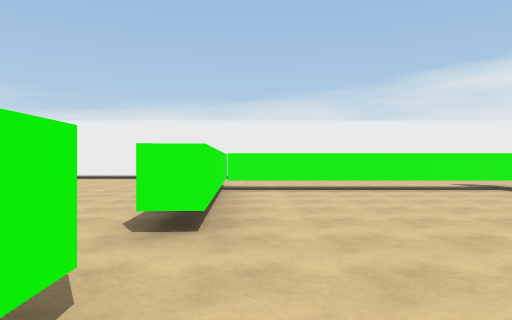
View 1 (above)

24 first-person views from a walk through a 3-D level made in the Unity game engine. The camera is 1.4 m above the floor, looks level and sees 70° across. The floor is counted in squares, 2 m on a side. Each view is taken from the middle of a square. On the plan, view 1 faces up. The plan holds only what a view shows up to about 11 squares ahead; the rest is blank. The place goes on beyond the plan. The player character is not drawn. Surface patterns are stand-ins for the level's own textures.

View 2
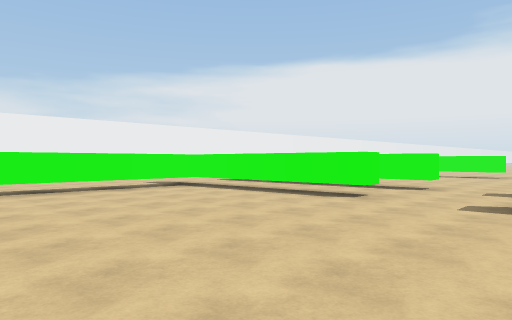

View 3
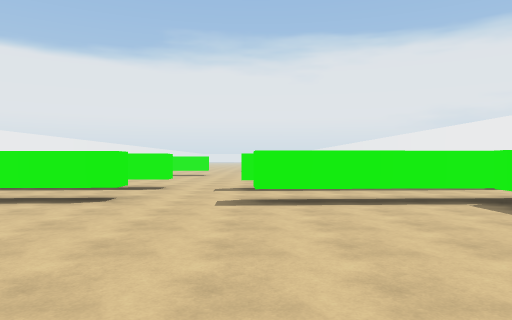

View 4
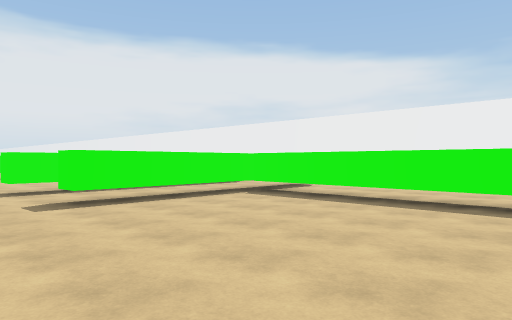

View 5
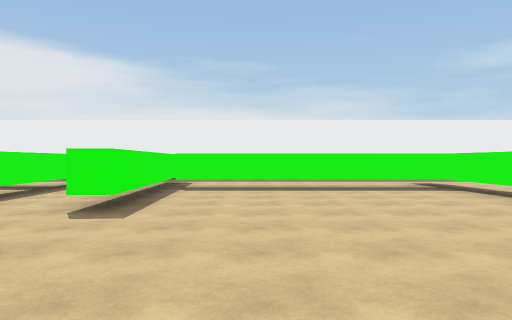

View 6
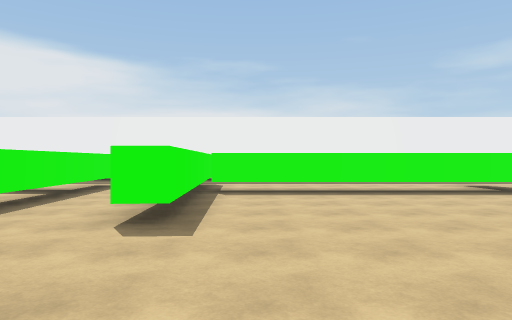

View 7
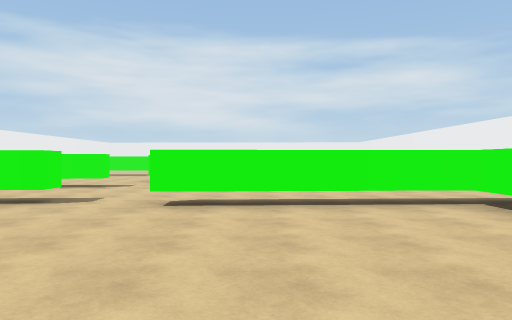

View 8
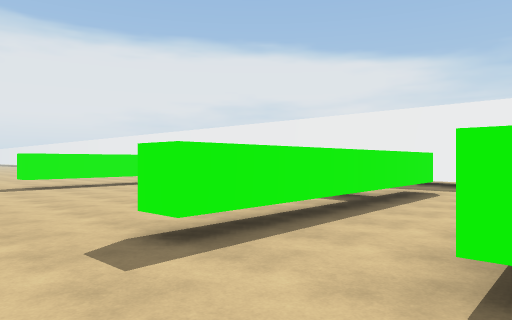

View 9
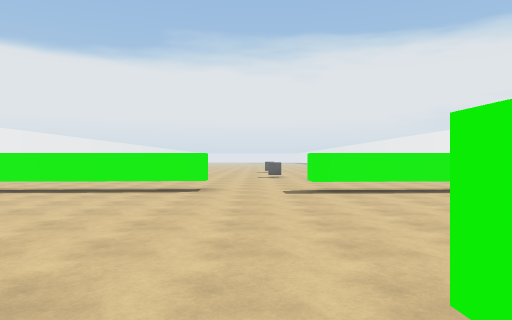

View 10
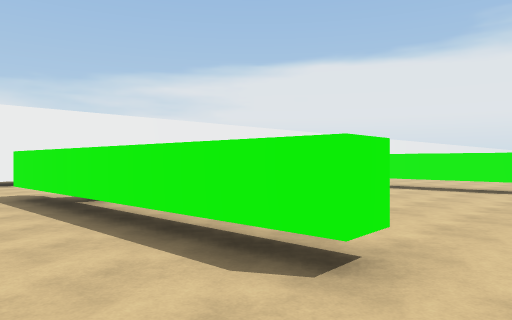

View 11
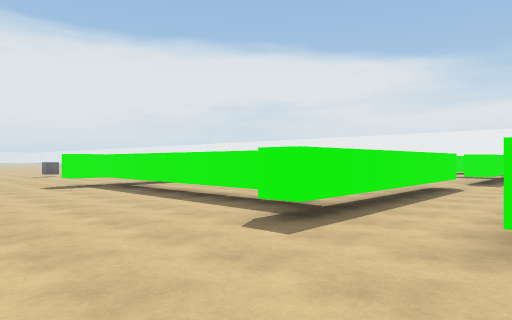

View 12
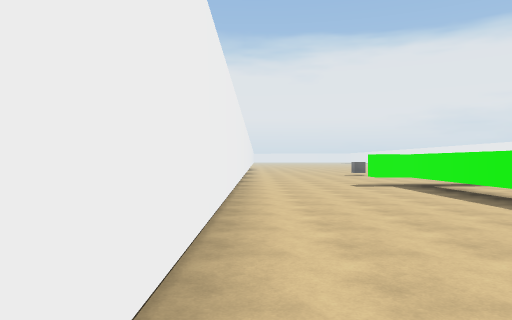

View 13
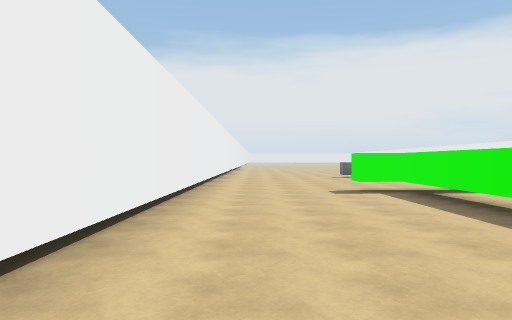

View 14
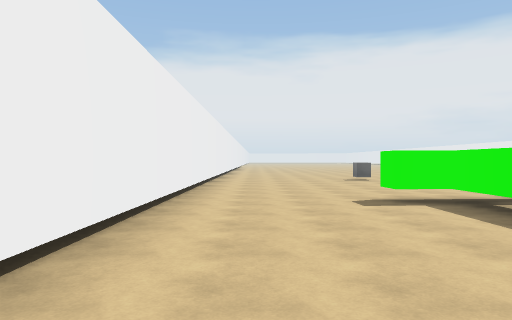

View 15
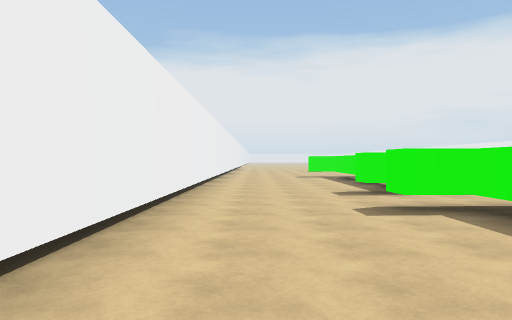

View 16
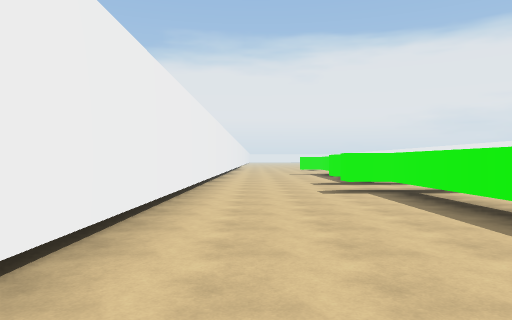

View 17
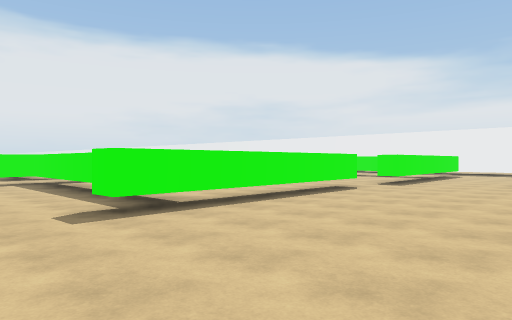

View 18
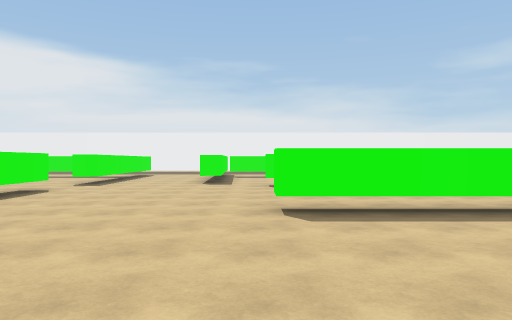

View 19
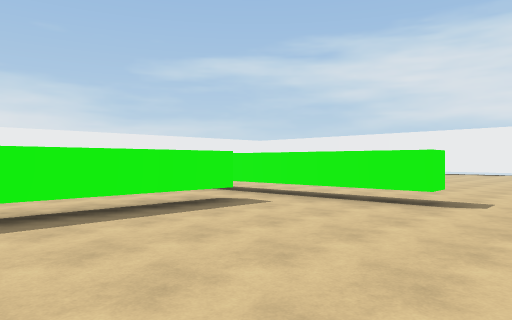

View 20
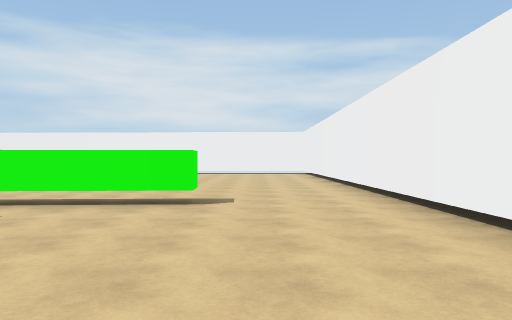

View 21
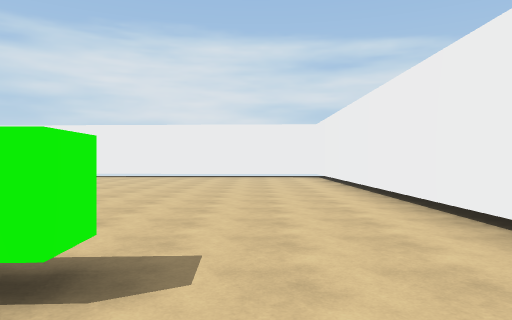

View 22
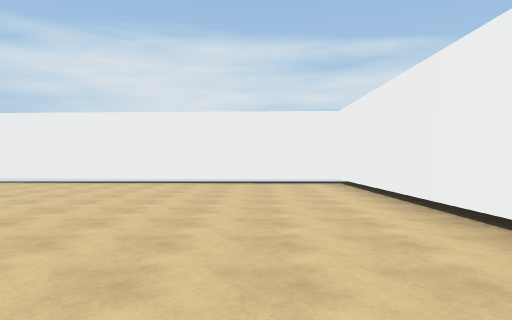

View 23
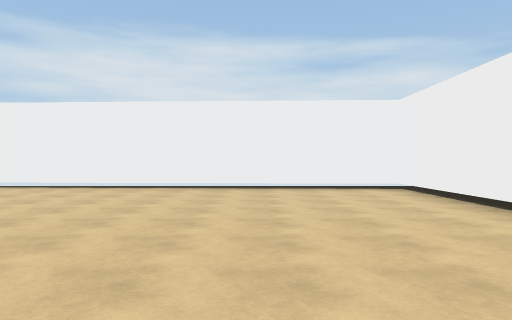

View 24
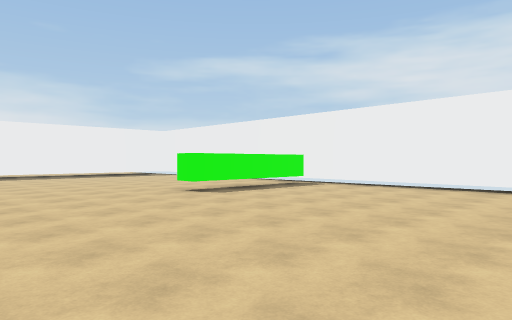

### Floor plan
Key: @ floor where view 1 was taken; # wall or solid block; . floor; T thing the floor can be seen under or through.
Columns run from 25 left of view 1 to 17 right of it. Each row starts with its distance up from view 1.
 14 ################         ##################
 13 #.................       ..................
 12 #................. . ... ..................
 11 #..........................................
 10 #............T..........T......T...........
  9 #............T..........TTTTTTTT..T......T.
  8 #......... ..T..........T......T..TTTTTTTT.
  7 #......... ..T.TTTT.....T......T..T. ....T.
  6 #......... ..T..........T......T..T.  ...T.
  5 #........  .. ..........T......T .T......T
  4 .........  ..      .....T.......T.T.......#
  3 .........          .......................#
  2 .####....         #........................
  1  ........          .#...T......T..T........
  0   ......           .#... @.....T..T......#.
 -1    .....             ...T......T..T.  ...#.
 -2     ....               .T......T..T.    .#.
 -3      ...               .TTTTTTTT..T
 -4       ..              .. ......T .T..
 -5                       .. .......#.T..
 -6                        .........  ..
 -7                                   ..
 -8                                   ##

Positions as (right, up) in squares from view 1, and headings:
1: (0, 0), facing up
2: (0, 0), facing up-right
3: (0, 1), facing right
4: (0, 3), facing down-right
5: (4, 6), facing down
6: (5, 5), facing down
7: (5, 5), facing left
8: (6, 3), facing down-right
9: (8, 2), facing right
10: (7, 2), facing up-right
11: (6, 13), facing down-right
12: (6, 13), facing right
13: (8, 12), facing right
14: (10, 12), facing right
15: (1, 12), facing right
16: (-2, 12), facing right
17: (-6, 12), facing down-right
18: (-6, 12), facing down
19: (-6, 12), facing down-left
20: (-6, 11), facing left
21: (-10, 11), facing left
22: (-14, 11), facing left
23: (-16, 10), facing left
24: (-16, 9), facing down-left
